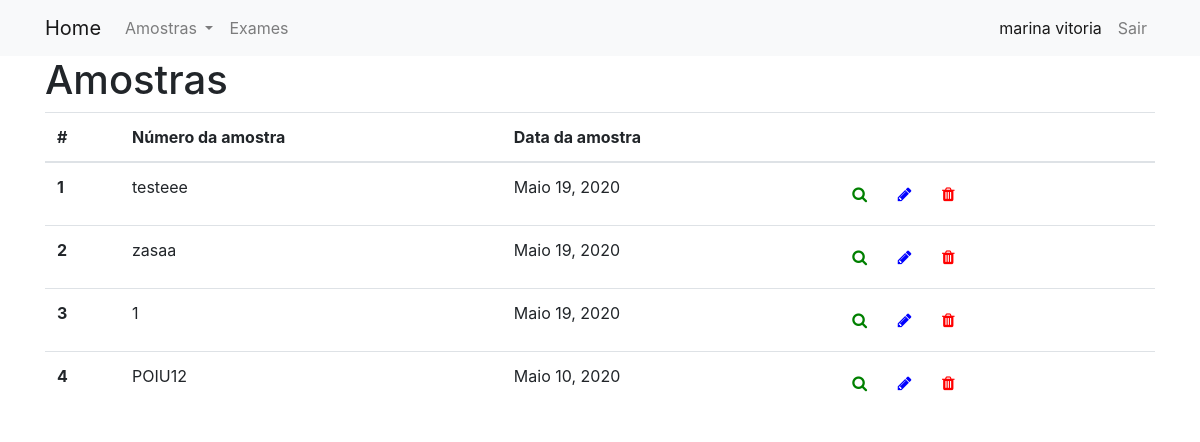
Page / (signed in) on the earlier database version.
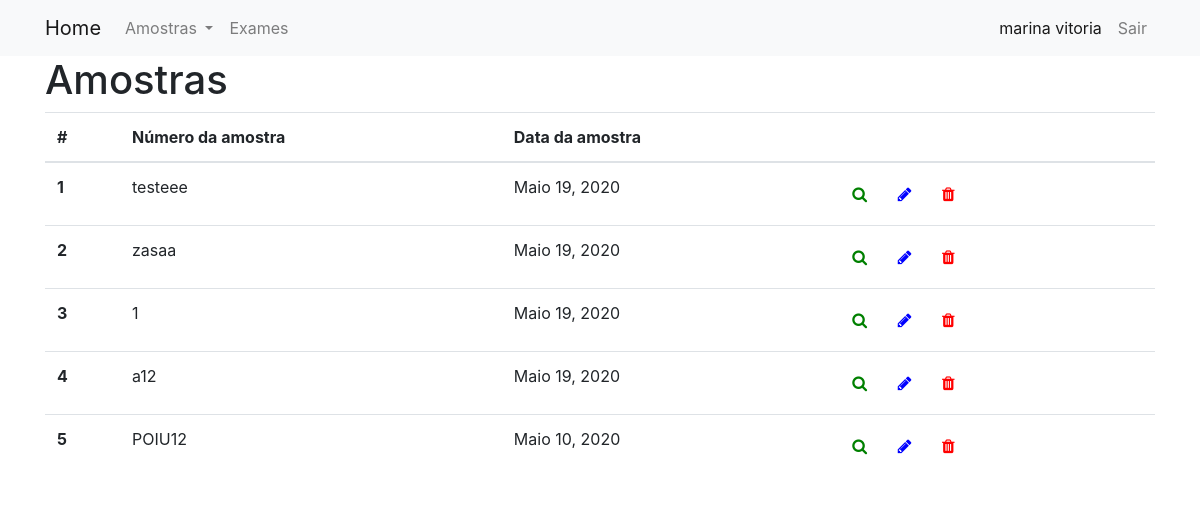
Same page on the later database version.
### Amostra/models.py (models this page shows, shortened)
class Amostra(models.Model):
	identificacao = models.CharField(max_length=10)
	origem = models.CharField(max_length=200)
	responsavel = models.ForeignKey(User, on_delete=models.CASCADE, null = True, related_name='amostras')
	local_coleta = models.CharField(max_length=200)
	data_coleta = models.DateField(default=date.today)
	tipo_amostra = models.CharField(max_length=2, choices=TIPOS_AMOSTRA, default='OU')
	especie_animal = models.CharField(max_length=2, choices=ESPECIES_ANIMAIS,default='OU')
	sexo_animal = models.CharField(max_length=1, choices=SEXO, default='I')
	class Meta:
		ordering = ['-data_coleta']

### Amostra/views.py (the view)
# urls.py: path('', views.listar, name='listar'),
@login_required
def listar(request):
	amostras = Amostra.objects.all()
	context = {'lista_amostras': amostras}
	return render(request, 'Amostra/listar.html', context)

### templates/Amostra/listar.html (shortened to what this page needs)
{% extends "base.html" %}
{% block arquivos_js_css %}
{% load static %}
<link rel="stylesheet" type="text/css" href="{% static 'Amostra/css/list_style.css' %}"/>
{% endblock %}
{% block content %}
	<h1>Amostras</h1>
	{% if lista_amostras %}
        <table id="dtBasicExample" class="table" cellspacing="0" width="100%">
          <thead >
            <th scope="col">#</th>
            <th>Número da amostra</th>
            <th>Data da amostra</th>
            <th></th>
          </thead>
            <tbody>
          {% for amostra in lista_amostras %}
              <tr>
                 <th scope="row">{{ forloop.counter }}</th>
                <td>{{ amostra.identificacao }}</td>
                <td>{{ amostra.data_coleta }}</td>
                <td>
                    <a href="{% url 'amostra:detalhes' pk=amostra.pk %}" class="btn btn-primary-outline">
                        <i class="fa fa-search" aria-hidden="true" style="color:green"></i>
                    </a>
                    <a href="{% url 'amostra:editar' pk=amostra.pk %}" class="btn btn-warning-outline">
                        <i class="fa fa-pencil" aria-hidden="true" style="color:blue"></i>
                    </a>
                    <a href="{% url 'amostra:deletar' pk=amostra.pk %}" class="btn btn-danger-outline">
                        <i class="fa fa-trash" aria-hidden="true" style="color:red"></i>
                    </a>
                </td>
              </tr>
          {% endfor %}
          </tbody>
        </table>
      {% else %}
        <p>Não há amostras cadastradas!</p>
      {% endif %}
{% endblock %}

Differences in the rows shown:
added Amostra: identificacao "a12", data_coleta "Maio 19, 2020"
